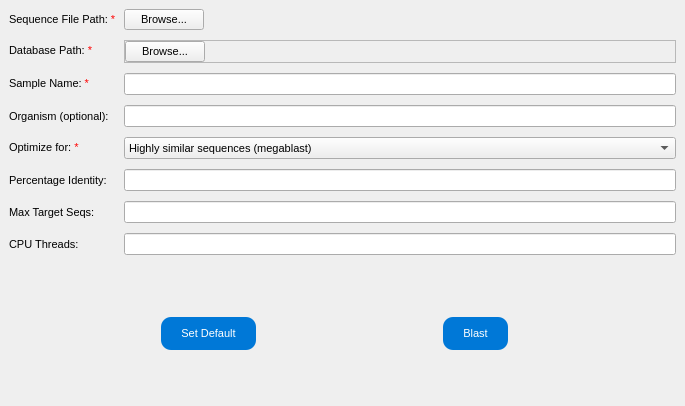
<?xml version="1.0" encoding="UTF-8"?>
<ui version="4.0">
 <class>Blast_Local</class>
 <widget class="QMainWindow" name="Blast_Local">
  <property name="geometry">
   <rect>
    <x>0</x>
    <y>0</y>
    <width>685</width>
    <height>406</height>
   </rect>
  </property>
  <property name="windowTitle">
   <string>Blast - Local</string>
  </property>
  <widget class="QWidget" name="centralwidget">
   <layout class="QVBoxLayout" name="verticalLayout">
    <item>
     <widget class="QFrame" name="frame">
      <property name="frameShape">
       <enum>QFrame::NoFrame</enum>
      </property>
      <property name="frameShadow">
       <enum>QFrame::Plain</enum>
      </property>
      <layout class="QFormLayout" name="formLayout">
       <property name="horizontalSpacing">
        <number>7</number>
       </property>
       <property name="verticalSpacing">
        <number>10</number>
       </property>
       <property name="leftMargin">
        <number>0</number>
       </property>
       <property name="topMargin">
        <number>0</number>
       </property>
       <property name="rightMargin">
        <number>0</number>
       </property>
       <property name="bottomMargin">
        <number>0</number>
       </property>
       <item row="2" column="0">
        <widget class="QLabel" name="label_loadFile">
         <property name="font">
          <font>
           <pointsize>8</pointsize>
          </font>
         </property>
         <property name="text">
          <string>&lt;html&gt;&lt;head/&gt;&lt;body&gt;&lt;p&gt;Sequence File Path: &lt;span style=&quot; color:#ff0000;&quot;&gt;*&lt;/span&gt;&lt;/p&gt;&lt;/body&gt;&lt;/html&gt;</string>
         </property>
         <property name="textFormat">
          <enum>Qt::RichText</enum>
         </property>
        </widget>
       </item>
       <item row="2" column="1">
        <widget class="QFrame" name="frame_3">
         <property name="frameShape">
          <enum>QFrame::NoFrame</enum>
         </property>
         <property name="frameShadow">
          <enum>QFrame::Plain</enum>
         </property>
         <layout class="QHBoxLayout" name="horizontalLayout_2">
          <property name="spacing">
           <number>0</number>
          </property>
          <property name="leftMargin">
           <number>0</number>
          </property>
          <property name="topMargin">
           <number>0</number>
          </property>
          <property name="rightMargin">
           <number>0</number>
          </property>
          <property name="bottomMargin">
           <number>0</number>
          </property>
          <item>
           <widget class="QPushButton" name="pushButton_loadFile">
            <property name="font">
             <font>
              <pointsize>8</pointsize>
             </font>
            </property>
            <property name="text">
             <string>Browse...</string>
            </property>
           </widget>
          </item>
          <item>
           <spacer name="horizontalSpacer_4">
            <property name="orientation">
             <enum>Qt::Horizontal</enum>
            </property>
            <property name="sizeHint" stdset="0">
             <size>
              <width>40</width>
              <height>20</height>
             </size>
            </property>
           </spacer>
          </item>
         </layout>
        </widget>
       </item>
       <item row="3" column="0">
        <widget class="QLabel" name="label_database_path">
         <property name="font">
          <font>
           <pointsize>8</pointsize>
          </font>
         </property>
         <property name="text">
          <string>&lt;html&gt;&lt;head/&gt;&lt;body&gt;&lt;p&gt;Database Path: &lt;span style=&quot; color:#ff0000;&quot;&gt;*&lt;/span&gt;&lt;/p&gt;&lt;/body&gt;&lt;/html&gt;</string>
         </property>
         <property name="textFormat">
          <enum>Qt::RichText</enum>
         </property>
        </widget>
       </item>
       <item row="3" column="1">
        <widget class="QFrame" name="frame_4">
         <property name="frameShape">
          <enum>QFrame::StyledPanel</enum>
         </property>
         <property name="frameShadow">
          <enum>QFrame::Raised</enum>
         </property>
         <layout class="QHBoxLayout" name="horizontalLayout_3">
          <property name="spacing">
           <number>0</number>
          </property>
          <property name="leftMargin">
           <number>0</number>
          </property>
          <property name="topMargin">
           <number>0</number>
          </property>
          <property name="rightMargin">
           <number>0</number>
          </property>
          <property name="bottomMargin">
           <number>0</number>
          </property>
          <item>
           <widget class="QPushButton" name="pushButton_DatabasePath">
            <property name="font">
             <font>
              <pointsize>8</pointsize>
             </font>
            </property>
            <property name="text">
             <string>Browse...</string>
            </property>
           </widget>
          </item>
          <item>
           <spacer name="horizontalSpacer_5">
            <property name="orientation">
             <enum>Qt::Horizontal</enum>
            </property>
            <property name="sizeHint" stdset="0">
             <size>
              <width>40</width>
              <height>20</height>
             </size>
            </property>
           </spacer>
          </item>
         </layout>
        </widget>
       </item>
       <item row="5" column="0">
        <widget class="QLabel" name="label_SampleName">
         <property name="font">
          <font>
           <pointsize>8</pointsize>
          </font>
         </property>
         <property name="styleSheet">
          <string notr="true"/>
         </property>
         <property name="text">
          <string>&lt;html&gt;&lt;head/&gt;&lt;body&gt;&lt;p&gt;Sample Name: &lt;span style=&quot; color:#ff0000;&quot;&gt;*&lt;/span&gt;&lt;/p&gt;&lt;/body&gt;&lt;/html&gt;</string>
         </property>
         <property name="textFormat">
          <enum>Qt::RichText</enum>
         </property>
        </widget>
       </item>
       <item row="5" column="1">
        <widget class="QLineEdit" name="lineEdit_sample_name"/>
       </item>
       <item row="6" column="0">
        <widget class="QLabel" name="label_Organism">
         <property name="font">
          <font>
           <pointsize>8</pointsize>
          </font>
         </property>
         <property name="text">
          <string>Organism (optional):</string>
         </property>
        </widget>
       </item>
       <item row="6" column="1">
        <widget class="QLineEdit" name="lineEdit_Organism"/>
       </item>
       <item row="7" column="0">
        <widget class="QLabel" name="label_blastType">
         <property name="font">
          <font>
           <pointsize>8</pointsize>
          </font>
         </property>
         <property name="text">
          <string>&lt;html&gt;&lt;head/&gt;&lt;body&gt;&lt;p&gt;Optimize for: &lt;span style=&quot; color:#ff0000;&quot;&gt;*&lt;/span&gt;&lt;/p&gt;&lt;/body&gt;&lt;/html&gt;</string>
         </property>
         <property name="textFormat">
          <enum>Qt::RichText</enum>
         </property>
        </widget>
       </item>
       <item row="7" column="1">
        <widget class="QComboBox" name="comboBox_blastType">
         <property name="font">
          <font>
           <pointsize>8</pointsize>
          </font>
         </property>
         <item>
          <property name="text">
           <string>Highly similar sequences (megablast)</string>
          </property>
         </item>
         <item>
          <property name="text">
           <string>More dissimilar sequences (discontiguous megablast)</string>
          </property>
         </item>
         <item>
          <property name="text">
           <string>Somewhat similar sequences (blastn)</string>
          </property>
         </item>
        </widget>
       </item>
       <item row="8" column="0">
        <widget class="QLabel" name="label">
         <property name="font">
          <font>
           <pointsize>8</pointsize>
          </font>
         </property>
         <property name="text">
          <string>Percentage Identity:</string>
         </property>
        </widget>
       </item>
       <item row="8" column="1">
        <widget class="QLineEdit" name="lineEdit_perc_identity"/>
       </item>
       <item row="9" column="0">
        <widget class="QLabel" name="label_2">
         <property name="font">
          <font>
           <pointsize>8</pointsize>
          </font>
         </property>
         <property name="text">
          <string>Max Target Seqs:</string>
         </property>
        </widget>
       </item>
       <item row="9" column="1">
        <widget class="QLineEdit" name="lineEdit_max_target_seqs"/>
       </item>
       <item row="10" column="0">
        <widget class="QLabel" name="label_3">
         <property name="font">
          <font>
           <pointsize>8</pointsize>
          </font>
         </property>
         <property name="text">
          <string>CPU Threads:</string>
         </property>
        </widget>
       </item>
       <item row="10" column="1">
        <widget class="QLineEdit" name="lineEdit_cpu_threads"/>
       </item>
      </layout>
     </widget>
    </item>
    <item>
     <widget class="QFrame" name="frame_2">
      <property name="frameShape">
       <enum>QFrame::NoFrame</enum>
      </property>
      <property name="frameShadow">
       <enum>QFrame::Plain</enum>
      </property>
      <layout class="QHBoxLayout" name="horizontalLayout" stretch="1,0,1,0,1">
       <property name="spacing">
        <number>0</number>
       </property>
       <property name="leftMargin">
        <number>0</number>
       </property>
       <property name="topMargin">
        <number>10</number>
       </property>
       <property name="rightMargin">
        <number>0</number>
       </property>
       <property name="bottomMargin">
        <number>0</number>
       </property>
       <item>
        <spacer name="horizontalSpacer_3">
         <property name="orientation">
          <enum>Qt::Horizontal</enum>
         </property>
         <property name="sizeHint" stdset="0">
          <size>
           <width>40</width>
           <height>20</height>
          </size>
         </property>
        </spacer>
       </item>
       <item alignment="Qt::AlignHCenter">
        <widget class="QPushButton" name="pushButton_setDefult">
         <property name="sizePolicy">
          <sizepolicy hsizetype="Minimum" vsizetype="Fixed">
           <horstretch>1</horstretch>
           <verstretch>1</verstretch>
          </sizepolicy>
         </property>
         <property name="font">
          <font>
           <pointsize>8</pointsize>
          </font>
         </property>
         <property name="styleSheet">
          <string notr="true">QPushButton {
    background-color: #0078D7; 
    color: white; 
    border: none; 
    border-radius: 10px; 
    padding: 10px 20px;
}

QPushButton:hover {
    background-color: #005A9E; 
}

QPushButton:pressed {
    background-color: #003764; 
}</string>
         </property>
         <property name="text">
          <string>Set Default</string>
         </property>
        </widget>
       </item>
       <item>
        <spacer name="horizontalSpacer_2">
         <property name="orientation">
          <enum>Qt::Horizontal</enum>
         </property>
         <property name="sizeHint" stdset="0">
          <size>
           <width>40</width>
           <height>20</height>
          </size>
         </property>
        </spacer>
       </item>
       <item alignment="Qt::AlignHCenter">
        <widget class="QPushButton" name="pushButton_run">
         <property name="sizePolicy">
          <sizepolicy hsizetype="Minimum" vsizetype="Fixed">
           <horstretch>1</horstretch>
           <verstretch>1</verstretch>
          </sizepolicy>
         </property>
         <property name="font">
          <font>
           <pointsize>8</pointsize>
          </font>
         </property>
         <property name="styleSheet">
          <string notr="true">QPushButton {
    background-color: #0078D7; 
    color: white; 
    border: none; 
    border-radius: 10px; 
    padding: 10px 20px; 
}

QPushButton:hover {
    background-color: #005A9E; 
}

QPushButton:pressed {
    background-color: #003764; 
}</string>
         </property>
         <property name="text">
          <string>Blast</string>
         </property>
        </widget>
       </item>
       <item>
        <spacer name="horizontalSpacer">
         <property name="orientation">
          <enum>Qt::Horizontal</enum>
         </property>
         <property name="sizeHint" stdset="0">
          <size>
           <width>40</width>
           <height>20</height>
          </size>
         </property>
        </spacer>
       </item>
      </layout>
     </widget>
    </item>
   </layout>
  </widget>
  <widget class="QMenuBar" name="menubar">
   <property name="geometry">
    <rect>
     <x>0</x>
     <y>0</y>
     <width>685</width>
     <height>26</height>
    </rect>
   </property>
  </widget>
 </widget>
 <resources/>
 <connections/>
</ui>
